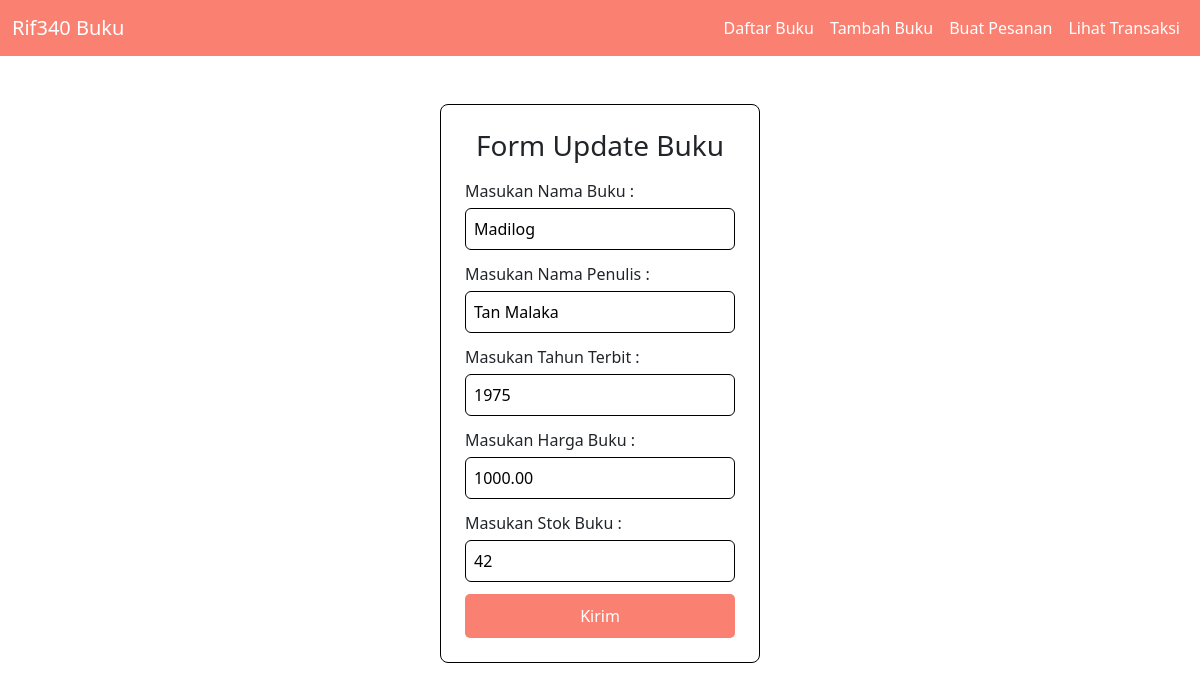
The page /edit.php?id=9 on the database its author committed.
### tables this page shows
CREATE TABLE `buku` (
  `id` int NOT NULL,
  `judul` varchar(255) NOT NULL,
  `penulis` varchar(255) NOT NULL,
  `tahun_terbit` int NOT NULL,
  `harga` decimal(10,2) NOT NULL,
  `stok` int NOT NULL
);

### edit.php (the view, shortened to what this page needs)
<!DOCTYPE html>
<html lang="en">
<head>
    <link href="https://cdn.jsdelivr.net/npm/bootstrap@5.3.0/dist/css/bootstrap.min.css" rel="stylesheet">
    <link rel="stylesheet" href="style.css">
</head>
<body>
    <?php
    include 'koneksi.php';
    $id = $_GET['id'];
    $sql = "SELECT * FROM buku WHERE id=$id";
    $result = $conn->query($sql);
    $data = $result->fetch_assoc();
    ?>
    <?php include 'nav.php'; ?>
    <form action="proses_edit.php" method="post">
        <h3>Form Update Buku</h3>
        <label>Masukan Nama Buku :</label>
        <input type="text" name="judul" value="<?= $data['judul']; ?>">
        <label>Masukan Nama Penulis :</label>
        <input type="text" name="penulis" value="<?= $data['penulis']; ?>">
        <label>Masukan Tahun Terbit :</label>
        <input type="number" name="tahun_terbit" value="<?= $data['tahun_terbit']; ?>">
        <label>Masukan Harga Buku :</label>
        <input type="number" name="harga" value="<?= $data['harga']; ?>">
        <label>Masukan Stok Buku :</label>
        <input type="number" name="stok" value="<?= $data['stok']; ?>">
       <button type="submit" name="submit">Kirim</button>
    </form>
</body>
</html>

### style.css (style rules this page uses)
body { margin: 0; padding: 0; }
form { max-width: 320px; margin: 3rem auto; padding: 1.5rem; border: 1px solid #000; border-radius: 8px; background: #fff; }
form h3 { text-align: center; margin-bottom: 1rem; }
form label { display: block; margin-bottom: 5px; }
form input { width: 100%; padding: 8px; border-radius: 6px; border: 0.5px solid #000; margin-bottom: 12px; }
form button { width: 100%; padding: 10px; border: none; background-color: salmon; color: #fff; border-radius: 5px; cursor: pointer; }

### rows shown on the page
buku: judul "Madilog", penulis "Tan Malaka", tahun_terbit "1975", harga "1000.00", stok "42"
